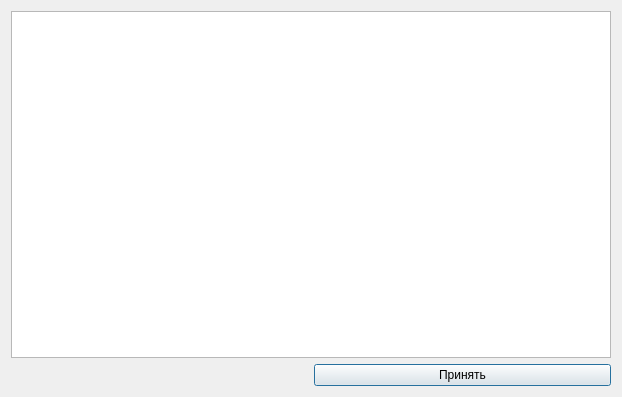
<?xml version="1.0" encoding="UTF-8"?>
<ui version="4.0">
 <class>tax_dialog</class>
 <widget class="QDialog" name="tax_dialog">
  <property name="geometry">
   <rect>
    <x>0</x>
    <y>0</y>
    <width>622</width>
    <height>397</height>
   </rect>
  </property>
  <property name="windowTitle">
   <string>Dialog</string>
  </property>
  <layout class="QGridLayout" name="gridLayout">
   <item row="1" column="1">
    <widget class="QPushButton" name="pushButton_tax_agree">
     <property name="text">
      <string>Принять</string>
     </property>
    </widget>
   </item>
   <item row="0" column="0" colspan="2">
    <widget class="QTextBrowser" name="textBrowser_tax_table"/>
   </item>
  </layout>
 </widget>
 <resources/>
 <connections/>
</ui>
